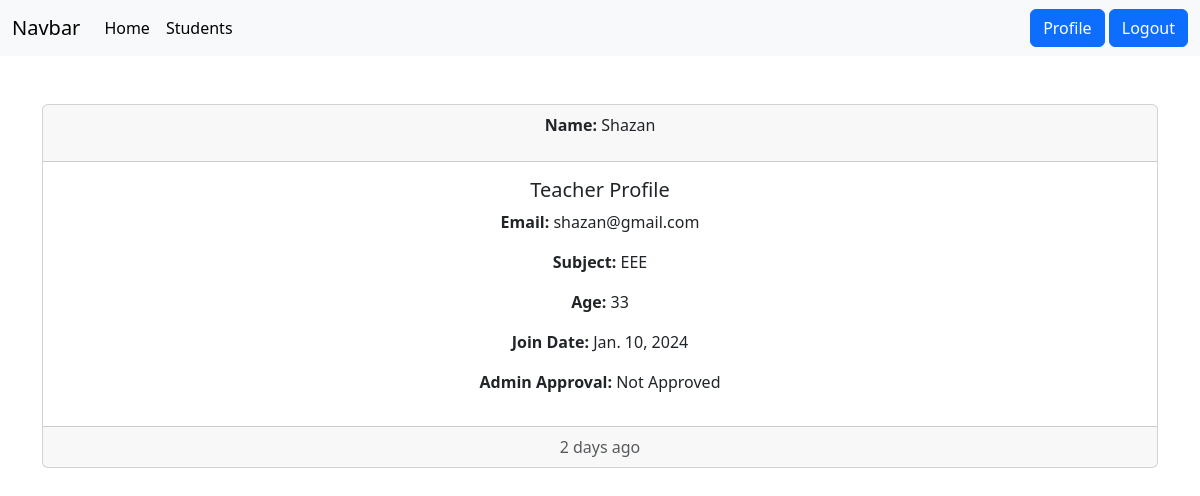
Page /teacher/profile/ (signed in) on the committed database.
### teacher/models.py (models this page shows)
class teacherModel(models.Model):
    user = models.ForeignKey(User, related_name='builtinuser', on_delete=models.CASCADE)
    subject = models.CharField(max_length=150)
    age = models.IntegerField()
    join_date = models.DateField(auto_now_add=True)
    admin_approve = models.BooleanField(default=False)
    def __str__(self):
        return f"{self.user.first_name} {self.user.last_name}"

### teacher/views.py (the view)
# urls.py: path('profile/', views.profile, name='profile')
@login_required
def profile(request):
    teacher = models.teacherModel.objects.get(user=request.user)
    print(teacher)
    return render(request, 'profile.html', {'data' : teacher})

### teacher/templates/profile.html (shortened to what this page needs)
{% extends "base.html" %}
{% load static %}
{% block content %}
<div class="container mt-5">
    <div class="card text-center">
        <div class="card-header">
            <p><strong>Name:</strong> {{ data.user.username }}</p>
        </div>
        <div class="card-body">
          <h5 class="card-title">Teacher Profile</h5>
          <p><strong>Email:</strong> {{ data.user.email }}</p>
            <p><strong>Subject:</strong> {{ data.subject }}</p>
            <p><strong>Age:</strong> {{ data.age }}</p>
            <p><strong>Join Date:</strong> {{ data.join_date }}</p>
          {% if data.admin_approve %}
            <p><strong>Admin Approval:</strong> Approved</p>
            <a class="btn btn-primary" href="{% url 'teacher_dashbord' %}">Attandance heare</a>
                {% else %}
            <p><strong>Admin Approval:</strong> Not Approved</p>
        {% endif %}
        </div>
        <div class="card-footer text-body-secondary">
          2 days ago
        </div>
      </div>
</div>
{% endblock content %}

### rows in the picture
teacherModel: user.username "Shazan", user.email "shazan@gmail.com", subject "EEE", age "33", join_date "Jan. 10, 2024"
